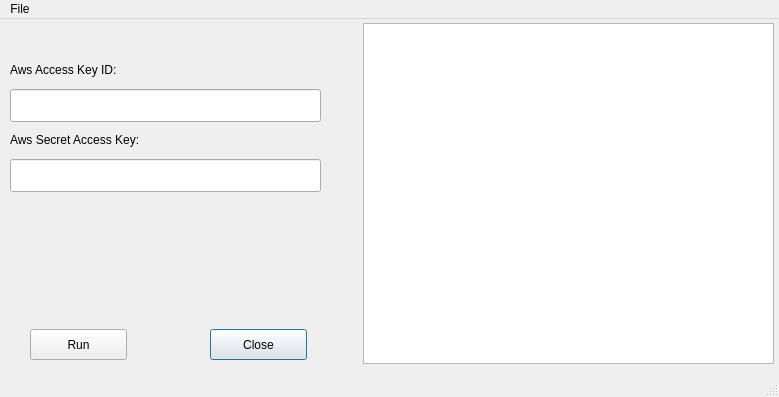
<?xml version="1.0" encoding="UTF-8"?>
<ui version="4.0">
 <class>MainWindow</class>
 <widget class="QMainWindow" name="MainWindow">
  <property name="geometry">
   <rect>
    <x>0</x>
    <y>0</y>
    <width>779</width>
    <height>397</height>
   </rect>
  </property>
  <property name="windowTitle">
   <string>MainWindow</string>
  </property>
  <widget class="QWidget" name="centralwidget">
   <widget class="QLineEdit" name="txtAwsID">
    <property name="geometry">
     <rect>
      <x>10</x>
      <y>70</y>
      <width>311</width>
      <height>33</height>
     </rect>
    </property>
    <property name="echoMode">
     <enum>QLineEdit::Password</enum>
    </property>
   </widget>
   <widget class="QPushButton" name="btnClose">
    <property name="geometry">
     <rect>
      <x>210</x>
      <y>310</y>
      <width>97</width>
      <height>31</height>
     </rect>
    </property>
    <property name="text">
     <string>Close</string>
    </property>
    <property name="autoDefault">
     <bool>false</bool>
    </property>
    <property name="default">
     <bool>true</bool>
    </property>
   </widget>
   <widget class="QPushButton" name="btnRun">
    <property name="geometry">
     <rect>
      <x>30</x>
      <y>310</y>
      <width>97</width>
      <height>31</height>
     </rect>
    </property>
    <property name="text">
     <string>Run</string>
    </property>
   </widget>
   <widget class="QLineEdit" name="txtAwsSecret">
    <property name="geometry">
     <rect>
      <x>10</x>
      <y>140</y>
      <width>311</width>
      <height>33</height>
     </rect>
    </property>
    <property name="echoMode">
     <enum>QLineEdit::Password</enum>
    </property>
   </widget>
   <widget class="QLabel" name="label">
    <property name="geometry">
     <rect>
      <x>10</x>
      <y>40</y>
      <width>131</width>
      <height>21</height>
     </rect>
    </property>
    <property name="text">
     <string>Aws Access Key ID:</string>
    </property>
   </widget>
   <widget class="QLabel" name="label_2">
    <property name="geometry">
     <rect>
      <x>10</x>
      <y>110</y>
      <width>161</width>
      <height>21</height>
     </rect>
    </property>
    <property name="text">
     <string>Aws Secret Access Key:</string>
    </property>
   </widget>
   <widget class="QTextEdit" name="txtOutput">
    <property name="geometry">
     <rect>
      <x>363</x>
      <y>4</y>
      <width>411</width>
      <height>341</height>
     </rect>
    </property>
   </widget>
  </widget>
  <widget class="QMenuBar" name="menubar">
   <property name="geometry">
    <rect>
     <x>0</x>
     <y>0</y>
     <width>779</width>
     <height>27</height>
    </rect>
   </property>
   <widget class="QMenu" name="menuFile">
    <property name="title">
     <string>File</string>
    </property>
    <addaction name="menuRun"/>
    <addaction name="menuClose"/>
   </widget>
   <addaction name="menuFile"/>
  </widget>
  <widget class="QStatusBar" name="statusbar"/>
  <action name="menuAddCreds">
   <property name="text">
    <string>Add Creds</string>
   </property>
  </action>
  <action name="menuRun">
   <property name="text">
    <string>Run</string>
   </property>
  </action>
  <action name="menuClose">
   <property name="text">
    <string>Close</string>
   </property>
  </action>
 </widget>
 <resources/>
 <connections/>
</ui>
